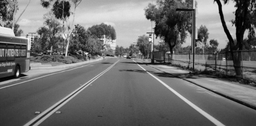
#> input picture Semantic Segmentation with application in Computer Vision (Xiaohan)/assignment6/lane.png, 256 x 126 px, shrunk from 1022 x 505 before the run
$ jupyter execute assignment6.ipynb   (older library calls are emulated)
#> lines starting #> are read from the running program, lines starting #| are printed output that depends on the picture
# Machine Learning and Computer Vision
## Assigment 6

---

This assignment contains 1 programming exercises with 2 sections.

## Problem 1: Hough Transform
This problem we will introduce Hough Transform. The Hough transform is a feature extraction technique used in image analysis, computer vision, and digital image processing. The purpose of the technique is to find imperfect instances of objects within a certain class of shapes by a voting procedure.

(i) Implement the Hough Transform (HT) using the (phi, theta) parameterization as described in GW Third Edition p. 733-738 (please see ’HoughTransform.pdf’ provided in the folder). Use accumulator cells with a resolution of 1 degree in theta and 1 pixel in phi.

(ii) Produce a simple 11 x 11 test image made up of zeros with 5 ones in it, arranged like the 5 points in GW Third Edition Figure 10.33(a).

Compute and display its Hough Transform; the result should look like GW Third Edition Figure 10.33(b). Threshold the HT by looking for any (phi, theta) cells that contains more than 2 votes then plot the corresponding lines in (x,y)-space on top of the original image.

(iii) Load in the image ‘lane.png’.

Compute and display its edges using the edge detector, you can use canny edge detector, which you have implemented in Problem 1, or use OpenCV edge detection operator, such as Sobel, etc.

Now compute and display the Hough Transform of the binary edge image. As before, threshold the HT and plot the corresponding lines atop the original image; this time, use a threshold of 75% maximum accumulator count over the entire HT, i.e. 0.75*max(HT(:)).

(iv) We would like to only show line detections in the driver’s lane and ignore any other line detections such as the lines resulting from the neighboring lane closest to the bus, light pole, and sidewalks. Using the thresholded HT from the ‘lanes.png’ image in the previous part, show only the lines corresponding to the line detections from the driver’s lane by thresholding the HT again using a specified range of theta this time. What are the approximate theta values for the two lines in the driver’s lane?

Things to turn in:

• Hough Transform plot should have colorbars next to them

• Line overlays should be clearly visible (adjust line width if needed)

• HT image axes should be properly labeled with name and values (see Figure 10.33(b) in the HoughTransform PDF for example)

• 3 images from 2(ii): original image, Hough Transform plot, original image with detected lines

• 4 images from 2(iii): original image, binary edge image, Hough Transform plot, original image with detected lines

• 1 image from 2(iv): original image with detected lines

• theta values from 2(iv)

[cell 1]
import matplotlib.pyplot as plt
import numpy as np

#Hough Transform Function

def Hough_transform(img):
    H, W = img.shape
    rho = np.int(np.sqrt(H*H + W*W))
    theta = 90
    hough = np.zeros((rho*2,theta*2))
    thetas=np.deg2rad(np.arange(-90,90))
    rhos = np.linspace(-rho, rho, int(2*rho))
    idx_x, idx_y = np.where(img == 1)
    for x, y in zip(idx_x, idx_y):
        for i, t in enumerate(thetas):
            r = y * np.cos(t) + x * np.sin(t)
            hough[int(r), i] += 1
#     hough[:rho, :], hough[rho:, :] = hough[rho:, :], hough[:rho, :]
    ht=np.zeros(hough.shape)
    ht[:rho, :] = hough[rho:, :]
    ht[rho:, :] = hough[:rho, :]
#     print(rhos, thetas)
    return (ht, rhos, thetas)


def plot_detected_line(img, hough, rhos, thetas, threshold):
# [13 lines of commented-out code are left out]
    thetas = thetas.ravel()
    [rho_index, theta_index]=np.where(hough >= threshold)
#     for i in [rho_index, theta_index]:
#         print(i)
    rho_pt = rhos[rho_index]
    theta_pt = thetas[theta_index]
#     print(rho_pt)
#     print(theta_pt)
    slope = -np.tan(theta_pt)

    x_initial = np.floor(rho_pt*np.cos(theta_pt))
    y_initial = np.floor(rho_pt*np.sin(theta_pt))
    for i in range(x_initial.shape[0]):
        slope_i = slope[i]
        x_i = x_initial[i]
        y_i = y_initial[i]
        x_min=0
        y_min=0
        x_max=img.shape[1]-1
        y_max=img.shape[0]-1
#         print(x_max, y_max)

        x1 = x_min
        y1 = round((x_min-x_i)/slope_i+y_i)

        x2 = x_max
        y2 = round((x_max-x_i)/slope_i+y_i)

        y3 = y_min
        x3 = round((y_min - y_i)*slope_i+x_i)

        y4 = y_max
        x4 = round((y_max - y_i)*slope_i+x_i)

        xout=[]
        yout=[]
        if(y1 >= y_min) and (y1<= y_max):
            xout.append(x1)
            yout.append(y1)
        if(y2 >= y_min) and (y2<= y_max):
            xout.append(x2)
            yout.append(y2)
        if(x3 >= x_min) and (x3<= x_max):
            xout.append(x3)
            yout.append(y3)
        if(x4 >= x_min) and (x4<= x_max):
            xout.append(x4)
            yout.append(y4)
# [7 lines of commented-out code are left out]

        plt.scatter(xout[0], yout[0], edgecolors='r')
        plt.scatter(xout[1], yout[1], edgecolors='r')
        plt.plot([xout[0],xout[1]],[yout[0],yout[1]])


# create your 11x11 test image

# original image
im = np.zeros((11, 11))
# im = np.zeros((101, 101))
# im = np.zeros((151, 101))

H ,W = im.shape
loList = [(0,0), (H-1, 0),((H-1)//2, (W-1)//2),(0, W-1),(H-1, W-1)]
# loList = [(0,0), (H-1, 0),((H-1)//2, (W-1)//4),(0, W-1),(H-1, (W-1)//2)]


k=1
for i in loList:
    im[i[0], i[1]] = 1
#     plt.text(i[0], i[1], k)
    k+=1
# hough transform plot
hough, rhos, thetas = Hough_transform(im)

#Sample call and plot
plt.imshow(im, cmap='gray')
plt.figure()
plt.imshow(hough[: , 45:], cmap='gray', aspect=5)
plt.colorbar()

plt.figure()
# plt.imshow(imAddLine, cmap='gray')
# plt.imshow(line, cmap='gray')
plot_detected_line(im, hough, rhos, thetas, 3)
plt.imshow(im, cmap='gray')
plt.show()
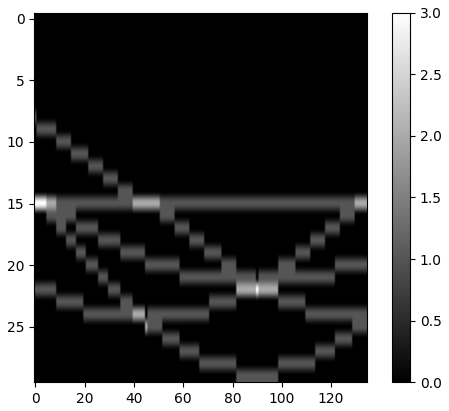
#> figure drawn by matplotlib, 2 panels
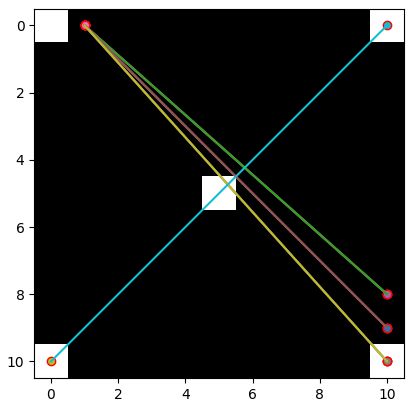
#> figure drawn by matplotlib, 1 panel

[cell 2]
import cv2
import numpy as np
import matplotlib.pyplot as plt
from imageio import imread

# load "lane.png"
im = imread("lane.png")
#> im is the input picture: shape (126, 256, 4); mean R, G, B, A 110.3, 110.3, 110.3, 255
grayimg = cv2.cvtColor(im, cv2.COLOR_BGR2GRAY)

gaus = cv2.GaussianBlur(grayimg,(3,3),0)
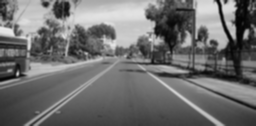
#> gaus: shape (126, 256); min 2, max 232, mean 110.3
imCanny = cv2.Canny(gaus, 50, 150, apertureSize=3)
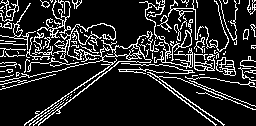
#> imCanny: shape (126, 256); 15.6% white in thin lines or dots
imCanny[np.where(imCanny > 0)] = 1
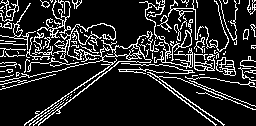
#> imCanny: shape (126, 256); values 0 (black) and 1 (white), 15.6% white in thin lines or dots

hough, rhos, thetas = Hough_transform(imCanny)
#> in Hough_transform (call 2), `idx_x, idx_y = np.where(img == 1)`: idx_x = 5030 values from 0 to 125; idx_y = 5030 values, max 255 at index 30, min 0 at index 142, mean 126.7
#> the loop in Hough_transform (call 2), `for x, y in zip(idx_x, idx_y):` made 5030 passes
#> (x, y) on passes 1 to 3: (0, 2), (0, 7), (0, 17)
#> after the loop in Hough_transform (call 2), `for x, y in zip(idx_x, idx_y):`:
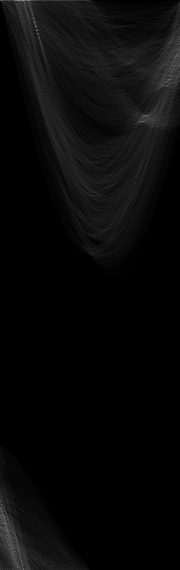
#> hough: shape (570, 180) float64; min 0, max 148, mean 8.8
#> in Hough_transform (call 2), `ht[:rho, :] = hough[rho:, :]`:
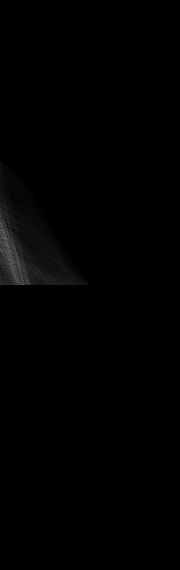
#> ht: shape (570, 180) float64; min 0, max 111, mean 1.4
#> in Hough_transform (call 2), `ht[rho:, :] = hough[:rho, :]`:
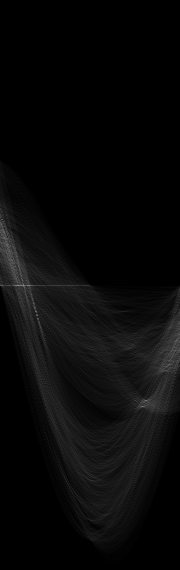
#> ht: shape (570, 180) float64; min 0, max 148, mean 8.8
#> rhos = 570 values from -285 to 285; thetas = 180 values from -1.57 to 1.55

th = 0.75 * np.max(hough)
#> th = 111

# plt.imshow(im, cmap='gray')
# plt.figure()
plt.imshow(imCanny, cmap='gray')
plt.figure()
plt.imshow(hough, cmap='gray', aspect=0.1)
plt.figure()
plt.imshow(im, cmap='gray')
plot_detected_line(im, hough, rhos, thetas ,th)
#> the loop in plot_detected_line (call 2), `for i in range(x_initial.shape[0]):` made 17 passes
#> (slope_i, x_i, y_i, y1, y2, x3, x4) on passes 1 to 12: (14.3, -4, 47, 47, 65, -676, 1111), (2.36, -1, 0, 0, 109, -1, 293), (3.73, 0, -1, -1, 67, 4, 470), (3.49, 0, -1, -1, 72, 3, 439), (3.27, 0, -1, -1, 77, 3, 412), (3.08, 0, -1, -1, 82, 3, 388), (2.9, 0, -1, -1, 87, 3, 366), (2.75, 0, -1, -1, 92, 3, 346), (2.61, 0, -1, -1, 97, 3, 328), (2.48, 0, -1, -1, 102, 2, 312), (2.36, 0, -1, -1, 107, 2, 297), (1.96, 0, -1, -1, 129, 2, 247)
plt.figure()
# plt.imshow(im, cmap='gray')
plot_detected_line(im, hough[:, 23:], rhos, thetas[23:] ,th)
plt.show()
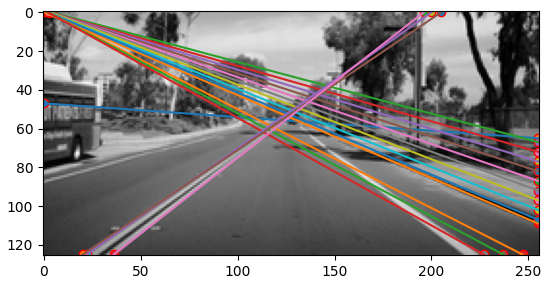
#> figure drawn by matplotlib, 1 panel
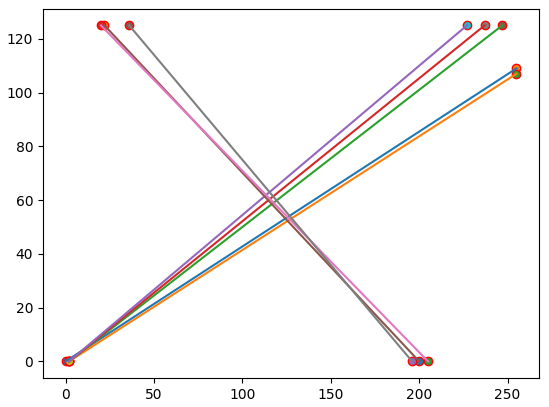
#> figure drawn by matplotlib, 1 panel
